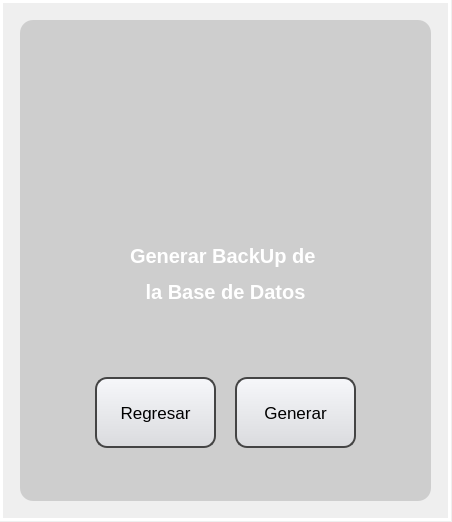
<?xml version="1.0" encoding="UTF-8"?>
<ui version="4.0">
 <class>MainWindow</class>
 <widget class="QMainWindow" name="MainWindow">
  <property name="geometry">
   <rect>
    <x>0</x>
    <y>0</y>
    <width>452</width>
    <height>522</height>
   </rect>
  </property>
  <property name="minimumSize">
   <size>
    <width>452</width>
    <height>522</height>
   </size>
  </property>
  <property name="maximumSize">
   <size>
    <width>452</width>
    <height>522</height>
   </size>
  </property>
  <property name="windowTitle">
   <string>MainWindow</string>
  </property>
  <widget class="QWidget" name="centralwidget">
   <widget class="QLabel" name="label">
    <property name="geometry">
     <rect>
      <x>0</x>
      <y>0</y>
      <width>451</width>
      <height>521</height>
     </rect>
    </property>
    <property name="text">
     <string/>
    </property>
    <property name="pixmap">
     <pixmap>../view_img/fondo.png</pixmap>
    </property>
    <property name="scaledContents">
     <bool>true</bool>
    </property>
   </widget>
   <widget class="QLabel" name="label_14">
    <property name="enabled">
     <bool>false</bool>
    </property>
    <property name="geometry">
     <rect>
      <x>0</x>
      <y>0</y>
      <width>451</width>
      <height>521</height>
     </rect>
    </property>
    <property name="styleSheet">
     <string notr="true">background-color: qlineargradient(spread:pad, x1:0, y1:0, x2:0, y2:00715909, stop:0 rgba(0, 0, 0, 35), stop:0.375 rgba(0, 0, 0, 50), stop:0.835227 rgba(0, 0, 0, 75));

border: 3px solid white; </string>
    </property>
    <property name="text">
     <string/>
    </property>
   </widget>
   <widget class="QWidget" name="widget_1" native="true">
    <property name="geometry">
     <rect>
      <x>0</x>
      <y>-1</y>
      <width>451</width>
      <height>521</height>
     </rect>
    </property>
    <widget class="QLabel" name="label_4">
     <property name="geometry">
      <rect>
       <x>20</x>
       <y>21</y>
       <width>411</width>
       <height>481</height>
      </rect>
     </property>
     <property name="styleSheet">
      <string notr="true">background-color:rgba(0,0,0,35);
border-radius:13px</string>
     </property>
     <property name="text">
      <string/>
     </property>
    </widget>
    <widget class="QLabel" name="label_3">
     <property name="geometry">
      <rect>
       <x>100</x>
       <y>240</y>
       <width>251</width>
       <height>71</height>
      </rect>
     </property>
     <property name="font">
      <font>
       <pointsize>15</pointsize>
       <weight>75</weight>
       <bold>true</bold>
      </font>
     </property>
     <property name="styleSheet">
      <string notr="true">color: white</string>
     </property>
     <property name="text">
      <string>&lt;html&gt;&lt;head/&gt;&lt;body&gt;&lt;p&gt;Generar BackUp de &lt;/p&gt;&lt;p&gt;la Base de Datos&lt;/p&gt;&lt;/body&gt;&lt;/html&gt;</string>
     </property>
     <property name="scaledContents">
      <bool>false</bool>
     </property>
     <property name="alignment">
      <set>Qt::AlignCenter</set>
     </property>
    </widget>
    <widget class="QLabel" name="label_2">
     <property name="geometry">
      <rect>
       <x>154</x>
       <y>91</y>
       <width>141</width>
       <height>141</height>
      </rect>
     </property>
     <property name="text">
      <string/>
     </property>
     <property name="pixmap">
      <pixmap>../view_img/BD1.png</pixmap>
     </property>
     <property name="scaledContents">
      <bool>true</bool>
     </property>
     <property name="alignment">
      <set>Qt::AlignCenter</set>
     </property>
     <property name="wordWrap">
      <bool>false</bool>
     </property>
     <property name="margin">
      <number>-10</number>
     </property>
    </widget>
    <widget class="QLabel" name="label_5">
     <property name="geometry">
      <rect>
       <x>250</x>
       <y>71</y>
       <width>81</width>
       <height>81</height>
      </rect>
     </property>
     <property name="styleSheet">
      <string notr="true">image: url(:/image/IMG/metrologo.png);</string>
     </property>
     <property name="text">
      <string/>
     </property>
     <property name="pixmap">
      <pixmap>../view_img/metrologo.png</pixmap>
     </property>
     <property name="scaledContents">
      <bool>true</bool>
     </property>
    </widget>
    <widget class="QLabel" name="label_6">
     <property name="geometry">
      <rect>
       <x>100</x>
       <y>58</y>
       <width>251</width>
       <height>271</height>
      </rect>
     </property>
     <property name="styleSheet">
      <string notr="true">background-color: qlineargradient(spread:pad, x1:0, y1:0, x2:0, y2:00715909, stop:0 rgba(0, 0, 0, 20), stop:0.375 rgba(0, 0, 0, 50), stop:0.835227 rgba(0, 0, 0, 75));
border-radius: 20px;</string>
     </property>
     <property name="text">
      <string/>
     </property>
    </widget>
    <widget class="QPushButton" name="btGenerar">
     <property name="geometry">
      <rect>
       <x>235</x>
       <y>378</y>
       <width>121</width>
       <height>71</height>
      </rect>
     </property>
     <property name="minimumSize">
      <size>
       <width>0</width>
       <height>0</height>
      </size>
     </property>
     <property name="font">
      <font>
       <pointsize>13</pointsize>
       <weight>50</weight>
       <bold>false</bold>
       <underline>false</underline>
       <strikeout>false</strikeout>
      </font>
     </property>
     <property name="styleSheet">
      <string notr="true">QPushButton {
	 background: qlineargradient(x1:0, y1:0, x2:0, y2:1, stop:0 #f6f7fa, stop:1 #dadbde);
	border: 2px solid #444444;
    text-align: center; 
    text-decoration: none; 
    border-radius: 12px;
}

QPushButton:hover {
	background-color: rgb(255, 170, 0);
}

QPushButton:pressed {
	background-color: rgb(217, 145, 0);
}
</string>
     </property>
     <property name="text">
      <string>Generar</string>
     </property>
    </widget>
    <widget class="QPushButton" name="btCancelar">
     <property name="geometry">
      <rect>
       <x>95</x>
       <y>378</y>
       <width>121</width>
       <height>71</height>
      </rect>
     </property>
     <property name="font">
      <font>
       <pointsize>13</pointsize>
       <weight>50</weight>
       <bold>false</bold>
       <underline>false</underline>
       <strikeout>false</strikeout>
      </font>
     </property>
     <property name="styleSheet">
      <string notr="true">QPushButton {
	 background: qlineargradient(x1:0, y1:0, x2:0, y2:1, stop:0 #f6f7fa, stop:1 #dadbde);
	border: 2px solid #444444;
    text-align: center; 
    text-decoration: none; 
    border-radius: 12px;
}

QPushButton:hover {
	background-color: rgb(255, 0, 0);
}

QPushButton:pressed {
	background-color: rgb(166, 0, 0);
}</string>
     </property>
     <property name="text">
      <string>Regresar</string>
     </property>
    </widget>
    <widget class="QLabel" name="warning">
     <property name="geometry">
      <rect>
       <x>30</x>
       <y>330</y>
       <width>391</width>
       <height>51</height>
      </rect>
     </property>
     <property name="font">
      <font>
       <pointsize>11</pointsize>
       <weight>75</weight>
       <bold>true</bold>
      </font>
     </property>
     <property name="styleSheet">
      <string notr="true">color: red</string>
     </property>
     <property name="text">
      <string/>
     </property>
     <property name="alignment">
      <set>Qt::AlignCenter</set>
     </property>
    </widget>
    <zorder>label_4</zorder>
    <zorder>label_6</zorder>
    <zorder>label_3</zorder>
    <zorder>label_2</zorder>
    <zorder>btGenerar</zorder>
    <zorder>btCancelar</zorder>
    <zorder>label_5</zorder>
    <zorder>warning</zorder>
   </widget>
  </widget>
 </widget>
 <resources>
  <include location="../view_img/Recursos.qrc"/>
 </resources>
 <connections/>
</ui>
